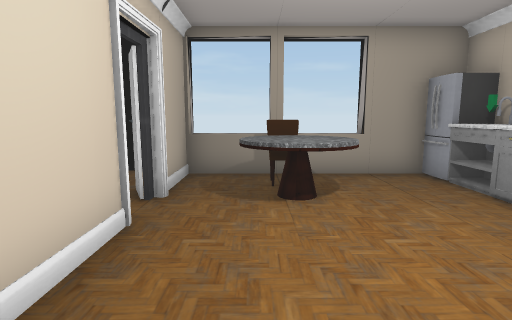
View 1 (above)

15 first-person views from a walk through a scene from a Unity 3-D project. The camera is 1.5 m above the floor, tilts 8° down and sees 80° across. Doors are open. The floor is counted in squares, 1 m on a side. Each view is taken from the middle of a square. On the plan, view 1 faces up. The plan holds only what a view shows up to about 15 squares ahead; the rest is blank. The place goes on beyond the plan. The player character is not drawn. Some surface patterns are stand-ins.

View 2
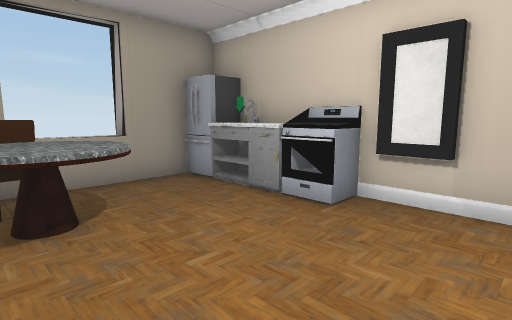

View 3
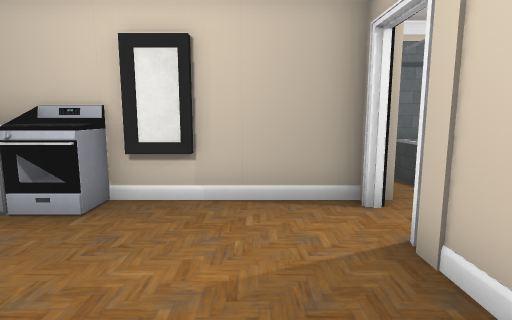

View 4
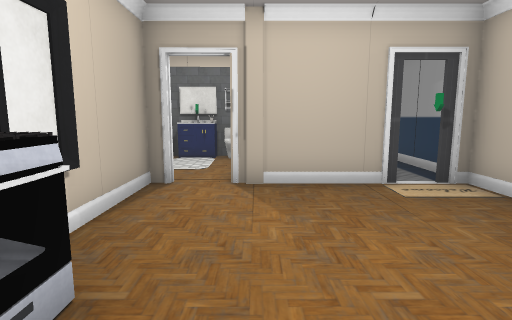

View 5
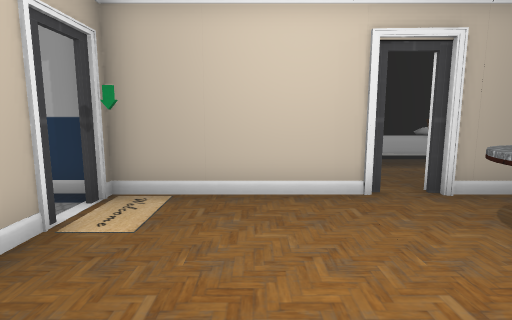

View 6
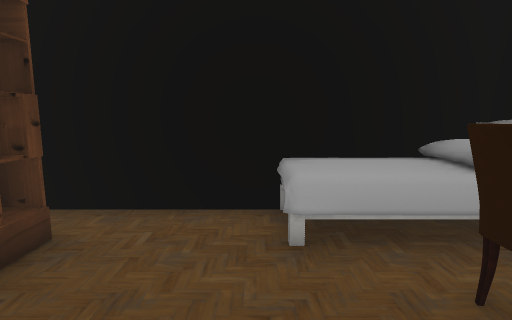

View 7
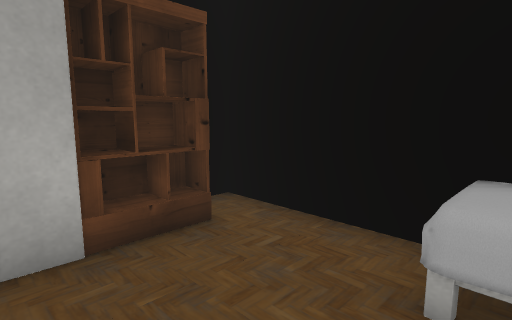

View 8
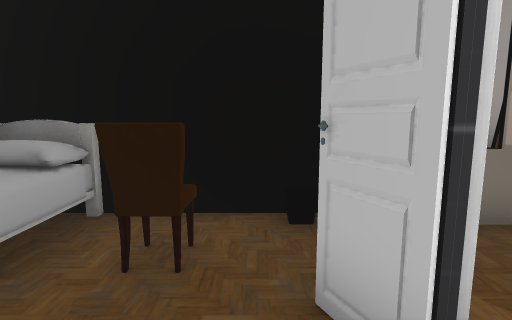

View 9
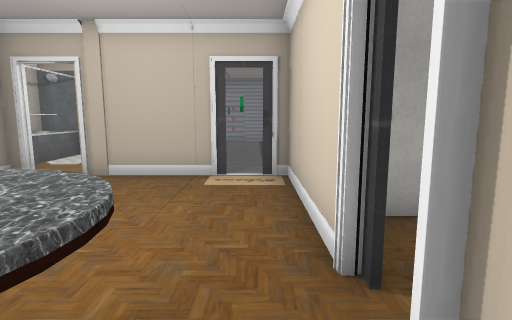

View 10
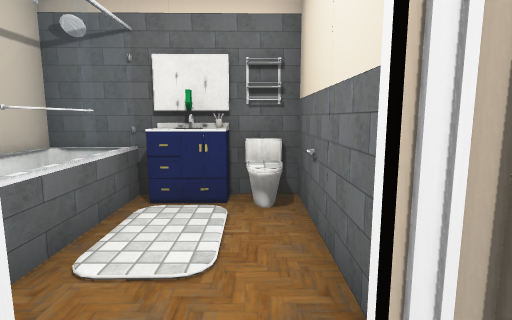

View 11
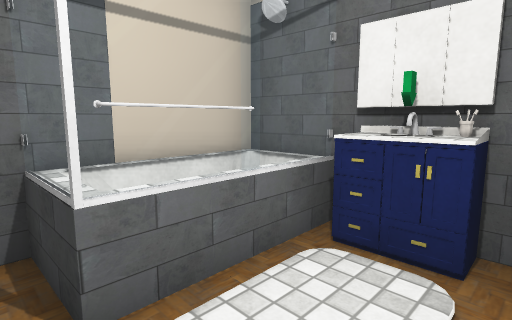

View 12
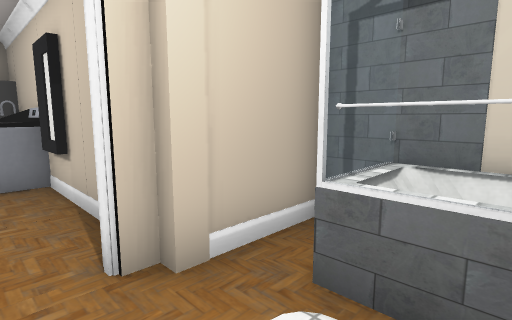

View 13
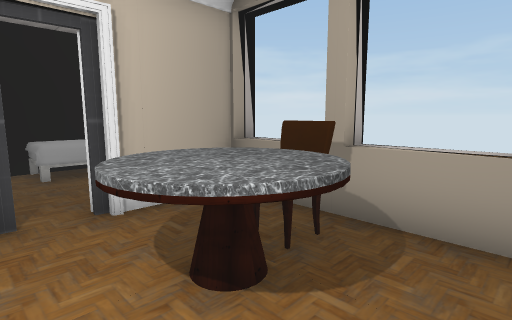

View 14
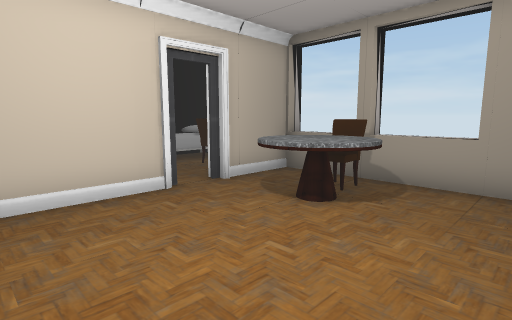

View 15
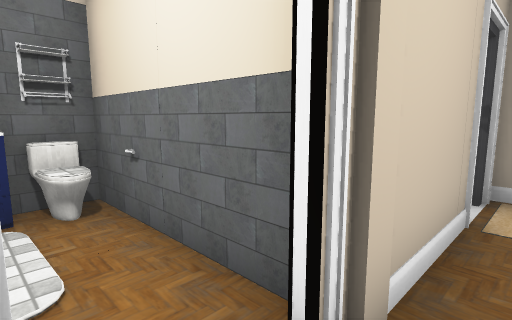

### Floor plan
Key: @ floor where view 1 was taken; # wall or solid block; . floor; D open door; = window, fence, low wall or low ledge; ^ raised ledge; O other object.
Columns run from 7 left of view 1 to 8 right of it. Each row starts with its distance up from view 1.
  9 ######^^#^#
  8 #O...#^^^^##O
  7 #O.O.#.OO...O
  6 #O...#.OOO..O
  5 #O.....OOO..O
  4 #....#......O
  3 #....#......O#
  2 #.O#O#......O#
  1 ##  O#.......#
  0      ##@.....#
 -1      #DD##O.#O##
 -2      #..  #....#
 -3      #..  #..=O#
 -4      #..  #..= #
 -5      #..  #OO# #
 -6       ..  ######

Where each view was taken, in squares from view 1:
view 1: 0 up, 0 right, facing up
view 2: 1 up, 0 right, facing up-right
view 3: 1 up, 0 right, facing right
view 4: 6 up, 3 right, facing down
view 5: 2 up, 4 right, facing left
view 6: 5 up, 2 left, facing left
view 7: 6 up, 3 left, facing down-left
view 8: 4 up, 3 left, facing up
view 9: 7 up, 1 left, facing down
view 10: 0 up, 4 right, facing down
view 11: 2 down, 4 right, facing down-right
view 12: 4 down, 4 right, facing up-right
view 13: 4 up, 3 right, facing up-left
view 14: 1 up, 4 right, facing up-left
view 15: 0 up, 5 right, facing down-left
